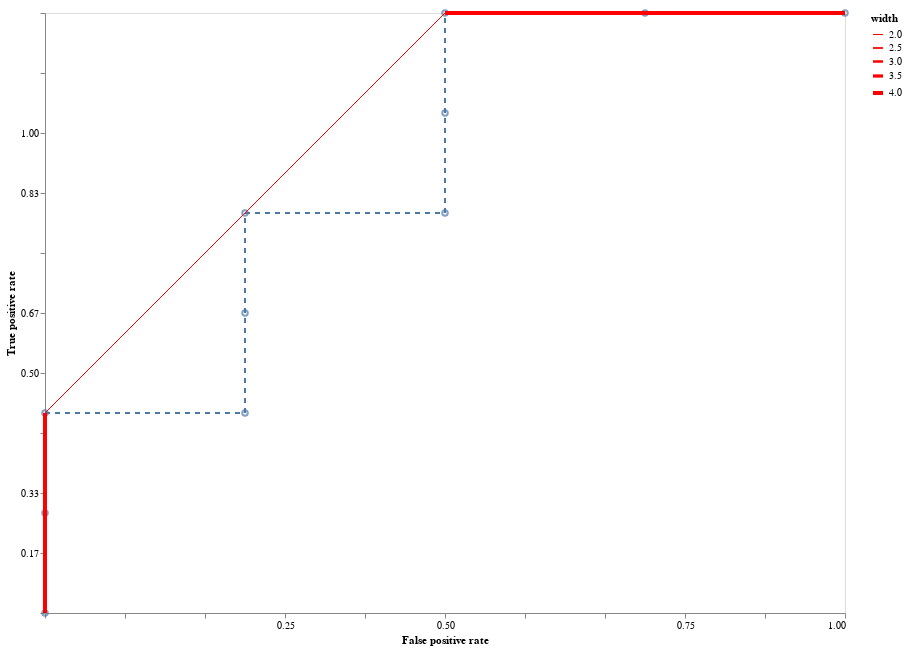

The notebook cell saved with this chart:
### Code cell
import altair as alt
import pandas as pd

ranking = [1, 1, 1, 0, 1, 0, 0, 1, 0, 0, 0]
x = [0, 0, 0, 300, 300, 300, 600, 600, 600, 900, 1200]
y = [0, 200, 400, 400, 600, 800, 800, 1000, 1200, 1200, 1200]

df = pd.DataFrame({'x': x, 'y': y, 'ranking': ranking})

grid_step = 120
h = 1200
w = 1200

vgrid = pd.DataFrame({'x': list(range(grid_step, w + 1, grid_step))})
hgrid = pd.DataFrame({'y': list(range(grid_step, h + 1, grid_step))})

vlines = alt.Chart(vgrid).mark_rule(strokeDash=[2, 2], color='gray').encode(x='x')
hlines = alt.Chart(hgrid).mark_rule(strokeDash=[2, 2], color='gray').encode(y='y')


main_line = alt.Chart(df).mark_line(strokeDash=[5, 5]).encode(x='x', y='y')
points = alt.Chart(df).mark_point().encode(x='x', y='y')

segments = pd.DataFrame({
    'x': [x[0], x[2], x[2], x[8], x[8], x[10]],
    'y': [y[0], y[2], y[2], y[8], y[8], y[10]],
    'group': [1, 1, 2, 2, 3, 3],
    'width': [4, 4, 2, 2, 4, 4]
})

red_lines = alt.Chart(segments).mark_line().encode(
    x='x',
    y='y',
    detail='group:N',
    strokeWidth='width:Q',
    color=alt.value('red')
)

x_axis = alt.Axis(
    values=list(range(0, 1201, 120)),
    labelExpr='{"360": "0.25", "600": "0.50", "960": "0.75", "1200": "1.00"}[datum.value] || ""',
    title='False positive rate'
)

y_axis = alt.Axis(
    values=list(range(0, 1201, 120)),
    labelExpr='{"120": "0.17", "240": "0.33", "480": "0.50", "600": "0.67", "840": "0.83", "960": "1.00"}[datum.value] || ""',
    title='True positive rate'
)

chart = (vlines + hlines + main_line + points + red_lines).properties(
    width=800,
    height=600
).configure_axis(
    grid=False
).encode(
    x=alt.X('x:Q', axis=x_axis),
    y=alt.Y('y:Q', axis=y_axis)
)

chart.display()

### Figure 1 — Vega-Lite specification as saved in the notebook (floating-point values rounded to 4 significant figures)
{"config": {"view": {"continuousWidth": 300, "continuousHeight": 300}, "axis": {"grid": false}}, "layer": [{"data": {"name": "data-88cfd0c990c4c5c3016d938a9ab09169"}, "mark": {"type": "rule", "color": "gray", "strokeDash": [2, 2]}, "encoding": {"x": {"field": "x", "type": "quantitative"}}}, {"data": {"name": "data-4b8b13b4c4d9353196812db6f04cf945"}, "mark": {"type": "rule", "color": "gray", "strokeDash": [2, 2]}, "encoding": {"y": {"field": "y", "type": "quantitative"}}}, {"data": {"name": "data-573704a990aca9d45c3bd045d563bef3"}, "mark": {"type": "line", "strokeDash": [5, 5]}, "encoding": {"x": {"field": "x", "type": "quantitative"}, "y": {"field": "y", "type": "quantitative"}}}, {"data": {"name": "data-573704a990aca9d45c3bd045d563bef3"}, "mark": {"type": "point"}, "encoding": {"x": {"field": "x", "type": "quantitative"}, "y": {"field": "y", "type": "quantitative"}}}, {"data": {"name": "data-64322e873cfed6ce2146d7d2b812449a"}, "mark": {"type": "line"}, "encoding": {"color": {"value": "red"}, "detail": {"field": "group", "type": "nominal"}, "strokeWidth": {"field": "width", "type": "quantitative"}, "x": {"field": "x", "type": "quantitative"}, "y": {"field": "y", "type": "quantitative"}}}], "encoding": {"x": {"axis": {"labelExpr": "{\"360\": \"0.25\", \"600\": \"0.50\", \"960\": \"0.75\", \"1200\": \"1.00\"}[datum.value] || \"\"", "title": "False positive rate", "values": [0, 120, 240, 360, 480, 600, 720, 840, 960, 1080, 1200]}, "field": "x", "type": "quantitative"}, "y": {"axis": {"labelExpr": "{\"120\": \"0.17\", \"240\": \"0.33\", \"480\": \"0.50\", \"600\": \"0.67\", \"840\": \"0.83\", \"960\": \"1.00\"}[datum.value] || \"\"", "title": "True positive rate", "values": [0, 120, 240, 360, 480, 600, 720, 840, 960, 1080, 1200]}, "field": "y", "type": "quantitative"}}, "height": 600, "width": 800, "$schema": "https://vega.github.io/schema/vega-lite/v5.20.1.json", "datasets": {"data-88cfd0c990c4c5c3016d938a9ab09169": [{"x": 120}, {"x": 240}, {"x": 360}, {"x": 480}, {"x": 600}, {"x": 720}, {"x": 840}, {"x": 960}, {"x": 1080}, {"x": 1200}], "data-4b8b13b4c4d9353196812db6f04cf945": [{"y": 120}, {"y": 240}, {"y": 360}, {"y": 480}, {"y": 600}, {"y": 720}, {"y": 840}, {"y": 960}, {"y": 1080}, {"y": 1200}], "data-573704a990aca9d45c3bd045d563bef3": [{"x": 0, "y": 0, "ranking": 1}, {"x": 0, "y": 200, "ranking": 1}, {"x": 0, "y": 400, "ranking": 1}, {"x": 300, "y": 400, "ranking": 0}, {"x": 300, "y": 600, "ranking": 1}, {"x": 300, "y": 800, "ranking": 0}, {"x": 600, "y": 800, "ranking": 0}, {"x": 600, "y": 1000, "ranking": 1}, {"x": 600, "y": 1200, "ranking": 0}, {"x": 900, "y": 1200, "ranking": 0}, {"x": 1200, "y": 1200, "ranking": 0}], "data-64322e873cfed6ce2146d7d2b812449a": [{"x": 0, "y": 0, "group": 1, "width": 4}, {"x": 0, "y": 400, "group": 1, "width": 4}, {"x": 0, "y": 400, "group": 2, "width": 2}, {"x": 600, "y": 1200, "group": 2, "width": 2}, {"x": 600, "y": 1200, "group": 3, "width": 4}, {"x": 1200, "y": 1200, "group": 3, "width": 4}]}}
